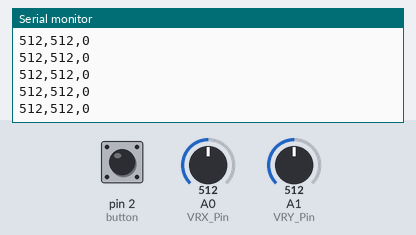
Recording of a sketch running on a simulated Arduino Uno, built with avr-gcc and run on an emulated ATmega328P. Shown: the last lines printed to the serial monitor. The inputs (shaded band) are chosen by the test bench; at power-on: A0 (VRX_Pin) = 512, A1 (VRY_Pin) = 512, pin 2 (button) HIGH. No radio packets arrive unless stated.

Above: at 1.2 s.
1.3 s: A0 (VRX_Pin) set to 716
At 1.34 s:
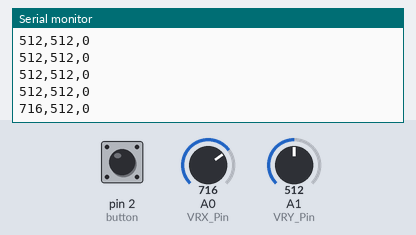
2.8 s: A1 (VRY_Pin) set to 716
At 2.87 s:
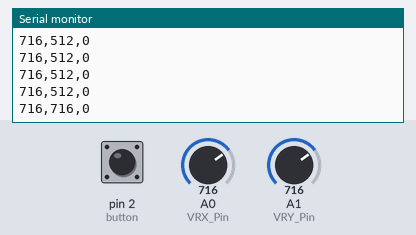
4.3 s: pin 2 (button) pulled LOW for 0.15 s
At 4.4 s:
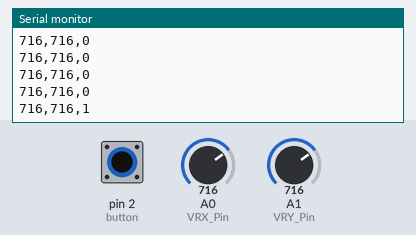
5.9 s: A0 (VRX_Pin) set to 900
At 5.93 s:
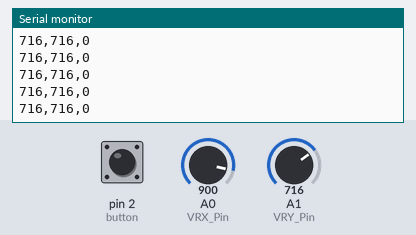
7.4 s: pin 2 (button) pulled LOW for 1 s
At 7.47 s:
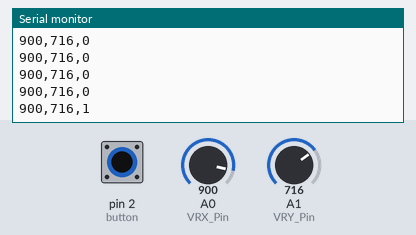
9.9 s: A1 (VRY_Pin) set to 900
At 9.92 s:
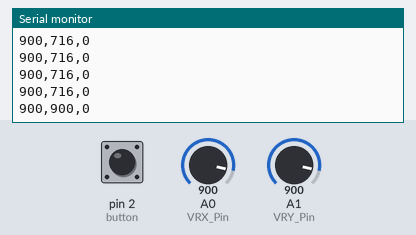
Timing chart, 0 to 12.4 s (numbered marks = the images above; inputs shaded):
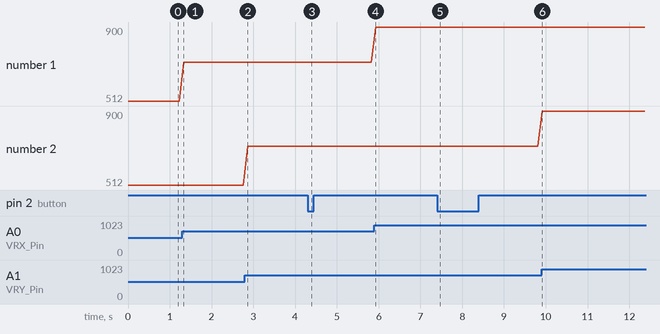

The sketch:

sender_example_1.ino
```cpp
#include <SPI.h>      //啟用SCK,MOSI,MISO引腳
#include "nRF24L01.h" //啟用nRF24L01h參數
#include "RF24.h"
#include <ezButton.h> //啟用SW按鍵參數
ezButton button(2);   // SW接第二引腳
int VRX_Pin = A0;     // VRX引腳
int VRY_Pin = A1;     // VRY引腳
int SW;               // SW引腳的預設讀值
int joystick[3];      // 三個引腳讀值的儲存陣列
RF24 radio(9, 10);    // CE,CSN通訊引腳
// 讀取和寫入的代號
const uint64_t pipes[2] = {0xF7F0F0F0E1LL, 0xF7F0F0F0D2LL};
void setup() {
    Serial.begin(57600);                // 啟用57600鮑率
    radio.begin();                      // 啟用nRF24L01
    radio.setRetries(15, 15);           // 重試次數
    radio.openReadingPipe(1, pipes[1]); // 開啟讀取通道
    radio.startListening();             // 開始傾聽資訊
    radio.printDetails();               // 印出radio的情況
    radio.openWritingPipe(pipes[0]);    // 開啟寫入通道
    radio.openReadingPipe(1, pipes[1]); // 開啟讀取通道
    radio.stopListening();              // 停止傾聽資訊
}
void loop(void) {
    radio.stopListening();  // 停止傾聽資訊
    button.loop();          // 啟用button迴圈
    if (button.isPressed()) // 當按鈕按下
        SW = 1;
    if (button.isReleased()) // 當按鈕釋放
        SW = 0;
    joystick[0] = analogRead(VRX_Pin);       // 將類比訊號的讀值寫路陣列[0]
    joystick[1] = analogRead(VRY_Pin);       // 將類比訊號的讀值寫路陣列[1]
    joystick[2] = SW;                        ////SW讀值寫路陣列[3]
    Serial.print(joystick[0]);               // 印出joystick[0]讀值
    Serial.print(",");                       // 印出",""
    Serial.print(joystick[1]);               // 印出joystick[1]讀值
    Serial.print(",");                       // 印出",""
    Serial.print(joystick[2]);               // 印出joystick[2]讀值
    Serial.print("\n");                      // 換行
    radio.write(joystick, sizeof(joystick)); // 透過無線電傳送joystick陣列
    radio.startListening();                  // 重啟無線電陣列
    delay(100);                              // 等待0.1秒
}
```

Measured:
- after the input at 1.3 s, the serial monitor: prints a new line at once (image 1)
- after the input at 2.8 s, the serial monitor: prints a new line after 0.07 s (image 2)
- after the input at 4.3 s, the serial monitor: prints a new line after 0.10 s (image 3)
- after the input at 7.4 s, the serial monitor: prints a new line after 0.06 s (image 5)
- after the input at 9.9 s, the serial monitor: prints a new line at once (image 6)
- plotted number 1: 512 → 716 after the input at 1.3 s, 716 → 900 after the input at 5.9 s
